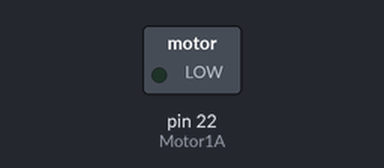
A sketch run on a simulated Arduino Mega 2560, built with avr-gcc and run on an emulated ATmega2560. On the bench: switched loads named in the sketch (green lamp = pin HIGH). What the sketch prints to the serial monitor is not drawn.

Above: at 0.2 s.
Timing chart, 0 to 1.7 s (numbered marks = the images above):
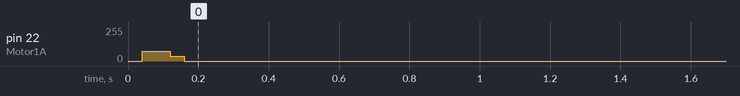

Measured:
- by itself, pin 22 (Motor1A): 0/255 → 72/255 at 0.04 s, → 0/255 0.08 s later

The sketch:

move_withEncoder.ino
```cpp
/*
*
*  code to stop for 2 sec every time the encoder measure it has traveled for 16cm (the cell )
*
*
*
*
**/

#define encoderLeft 2  // Left motor encoder pin
#define encoderRight 3 // Right motor encoder pin

#define Motor1A 22
#define Motor1B 22
#define Motor2A 22
#define Motor2B 22


unsigned int rpmLeft;
unsigned int rpmRight;
volatile byte pulsesLeft;
volatile byte pulsesRight;
unsigned long TIME;
unsigned int pulse_per_turn = 20; // Depends on the number of slots on the slotted disc
float wheel_circumference = 20.0; // 2*pi*radius

// calculating the number of pulses

void countLeft() {

  pulsesLeft++;
}

void countRight() {

  pulsesRight++;
}


void setup() {

  pinMode (Motor1A, OUTPUT);
  pinMode (Motor1B, OUTPUT);
  pinMode (Motor2A, OUTPUT);
  pinMode (Motor2B, OUTPUT);


  // Reset all to 0
  rpmLeft = 0;
  rpmRight = 0;
  pulsesLeft = 0;
  pulsesRight = 0;
  TIME = 0;

  Serial.begin(9600);
  pinMode(encoderLeft, INPUT);
  pinMode(encoderRight, INPUT);
  // Triggering count function for left motor encoder every time it turns from HIGH to LOW
  attachInterrupt(digitalPinToInterrupt(encoderLeft), countLeft, FALLING);
  // Triggering count function for right motor encoder every time it turns from HIGH to LOW
  attachInterrupt(digitalPinToInterrupt(encoderRight), countRight, FALLING);
}


float calculateSpeedLeft() {
  // Calculate speed for the left motor in cm/s
  return (rpmLeft * wheel_circumference) / 6000.0; // RPM to cm/s conversion
}

float calculateSpeedRight() {
  // Calculate speed for the right motor in cm/s
  return (rpmRight * wheel_circumference) / 6000.0; // RPM to cm/s conversion
}

float calculateDistanceLeft() {
  // Calculate distance traveled for the left motor in cm
  return (pulsesLeft * wheel_circumference) / pulse_per_turn;
}

float calculateDistanceRight() {
  // Calculate distance traveled for the right motor in cm
  return (pulsesRight * wheel_circumference) / pulse_per_turn;
}

void loop() {
  moveForward();
  if (millis() - TIME >= 100) { // checks every 0.1 seconds
    detachInterrupt(digitalPinToInterrupt(encoderLeft));  // Turn off left motor encoder trigger
    detachInterrupt(digitalPinToInterrupt(encoderRight)); // Turn off right motor encoder trigger
    // Calculate RPM for both motors
    rpmLeft = (60 * 100 / pulse_per_turn) / (millis() - TIME) * pulsesLeft;
    rpmRight = (60 * 100 / pulse_per_turn) / (millis() - TIME) * pulsesRight;

    TIME = millis();
    pulsesLeft = 0;
    pulsesRight = 0;
    // Print output for left motor
    Serial.print("Left Motor RPM: ");
    Serial.println(rpmLeft);
    Serial.print("Left Motor Speed (cm/s): ");
    Serial.println(calculateSpeedLeft());
    Serial.print("Left Motor Distance (cm): ");
    Serial.println(calculateDistanceLeft());

    // Print output for right motor
    Serial.print("Right Motor RPM: ");
    Serial.println(rpmRight);
    Serial.print("Right Motor Speed (cm/s): ");
    Serial.println(calculateSpeedRight());
    Serial.print("Right Motor Distance (cm): ");
    Serial.println(calculateDistanceRight());


    if(calculateSpeedLeft()>=16.0||calculateSpeedRight()>=16.0)
    {
      stopMotors();
      delay(2000);

    }

    // Trigger count function for both encoders every time they turn from HIGH to LOW
    attachInterrupt(digitalPinToInterrupt(encoderLeft), countLeft, FALLING);
    attachInterrupt(digitalPinToInterrupt(encoderRight), countRight, FALLING);
  }
}


void moveForward()
{
  digitalWrite(Motor1A,HIGH);
  digitalWrite(Motor1A,LOW);
  digitalWrite(Motor1A,HIGH);
  digitalWrite(Motor1A,LOW);

}

void stopMotors()
{
  digitalWrite(Motor1A,LOW);
  digitalWrite(Motor1A,LOW);
  digitalWrite(Motor1A,LOW);
  digitalWrite(Motor1A,LOW);
}
```
